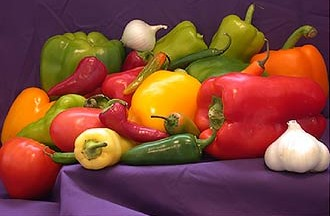
//> input picture 6-12-17 /original.jpg, 330 x 216 px
$ ./problem_statement_1_part_2   (built with g++ and OpenCV 4)
//> lines starting //> are read from the running program, lines starting //| are printed output that depends on the picture
#include "opencv2/highgui/highgui.hpp"
#include "opencv2/imgproc/imgproc.hpp"
#include "opencv2/core/core.hpp"
#include <iostream>
#include<stdio.h>                                     //included 5 libraries

using namespace cv;
using namespace std;

Point findtemplate(Mat puzzle, Mat templ)            //creating a function which takes input of image and template
       {
         Mat res;
         int rescols=puzzle.cols-templ.cols+1;
         int resrows=puzzle.rows-templ.rows+1;
         res.create(resrows,rescols,CV_32FC1);
         matchTemplate(puzzle,templ,res,CV_TM_SQDIFF_NORMED);
         normalize(res,res,0,1,NORM_MINMAX,-1,Mat());
         double minval,maxval;
         Point minloc,maxloc;
         minMaxLoc(res,&minval,&maxval,&minloc,&maxloc,Mat());
         return minloc;                                 //returns the point where (0,0)of the template matches with the image
       }
int main()
       {
          Mat org=imread("original.jpg",1);
//> org is the input picture: 216 rows x 330 cols, CV_8UC3; mean B, G, R 56, 71.7, 129.5
          Mat puzzle=imread("puzzle.jpg",1);
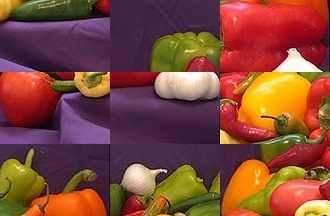
//> input picture 6-12-17 /puzzle.jpg, 330 x 216 px
//> puzzle is the input picture: 216 rows x 330 cols, CV_8UC3; mean B, G, R 56.2, 71.7, 129.4
          int count=1;
          int a=puzzle.rows,b=puzzle.cols;
//> a = 216; b = 330
          int i,j,k=1,l=1,m,n;
          Point p;
          Mat templ(a/3,b/3,CV_8UC3,Scalar(0,0,0));
          Mat result(a,b,CV_8UC3,Scalar(0,0,0));
          for(i=0;i<=2*a/3;i+=a/3)
                {                                          //increamenting the corner points to next templ
                  for(j=0;j<=2*b/3;j+=b/3)
                      {
                         for(m=0;m<a/3;m++)
                              {
                                  for(n=0;n<b/3;n++)
                                     {
                                        templ.at<Vec3b>(m,n)=puzzle.at<Vec3b>(i+m,j+n);         //storing one smallest div of that puzzle in template templ
                                     }
                              }
                         p=findtemplate(org,templ);                                          //calling the function findtemplate to get the point where the template matches
                         for(m=0;m<a/3;m++)
                              {
                                  for(n=0;n<b/3;n++)
                                     {
                                        result.at<Vec3b>(p.y+m,p.x+n)=templ.at<Vec3b>(m,n);      //writing the templ in result at the same position as in the original image
                                     }
                              }
                      }
                }
//> this loop made 3 passes
//> p on passes 1 to 3: Point(220, 72), Point(110, 72), Point(0, 72)
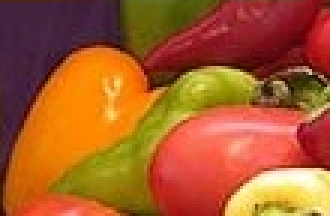
//> templ: 72 rows x 110 cols, CV_8UC3 (shown 3 times larger); mean B, G, R 41.7, 90.7, 167.5
          imshow("original",org);
          waitKey(0);
          imshow("puzzle",puzzle);
          waitKey(0);
          imshow("result_Solved_puzzle",result);
          waitKey(0);
          return 0;
       }
